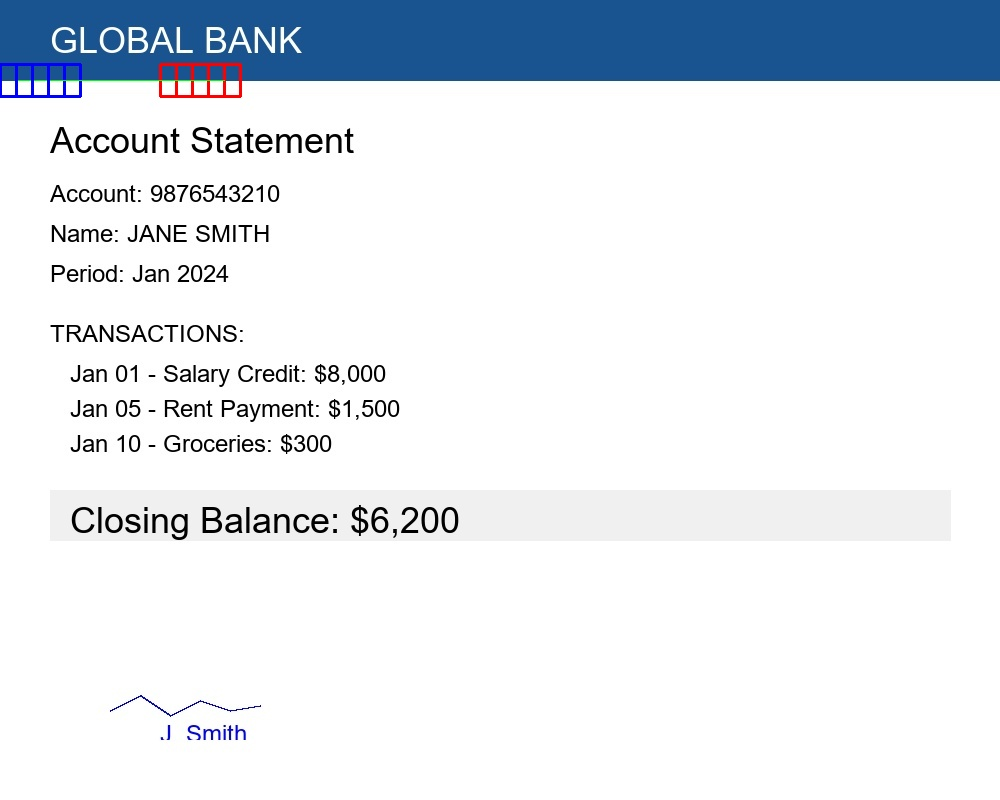
#> input picture data/sample_documents/advanced_bank_authentic_copymove_analysis.jpg, 1000 x 800 px; its folder holds only this picture in this run
$ python test_quick_segmentation.py   (older library calls are emulated)
#> lines starting #> are read from the running program, lines starting #| are printed output that depends on the picture
### src/cv_module/__init__.py
"""
Computer Vision Module Initialization
Configures OCR engine path for Windows
"""

import pytesseract
import os

# Set Tesseract path for Windows
# Check common installation locations
possible_paths = [
    r'C:\Program Files\Tesseract-OCR\tesseract.exe',
    r'C:\Program Files (x86)\Tesseract-OCR\tesseract.exe',
    r'C:\Users\Shravani\AppData\Local\Programs\Tesseract-OCR\tesseract.exe'
]

# Find which path exists
tesseract_found = False
for path in possible_paths:
    if os.path.exists(path):
        pytesseract.pytesseract.tesseract_cmd = path
        tesseract_found = True
        print(f"✅ Tesseract found at: {path}")
        break

if not tesseract_found:
    print("⚠️  Tesseract not found in common locations")
    print("Please set path manually in src/cv_module/__init__.py")

### src/fraud_detector.py
"""
TruthLens - Integrated Fraud Detection System
Combines ELA, Copy-Move (with segmentation), and Font Analysis
"""

import cv2
import numpy as np
from src.cv_module.ela_detector import ELADetector
from src.cv_module.copymove_detector import CopyMoveDetector
from src.cv_module.font_analyzer import FontAnalyzer
from src.utils.document_segmenter import DocumentSegmenter


class FraudDetector:
    """
    Integrated fraud detection system combining multiple detection methods
    """

    def __init__(self, use_segmentation=True):
        """
        Initialize all detection modules

        Args:
            use_segmentation (bool): Whether to use semantic segmentation for Copy-Move
        """
        self.ela_detector = ELADetector()
        self.copymove_detector = CopyMoveDetector()
        self.font_analyzer = FontAnalyzer()
        self.segmenter = DocumentSegmenter() if use_segmentation else None
        self.use_segmentation = use_segmentation

        print("🚀 FraudDetector initialized")
        print(f"   📊 Segmentation: {'ENABLED' if use_segmentation else 'DISABLED'}")

    def analyze_document(self, image_path, verbose=True):
        """
        Run complete fraud analysis on a document

        Args:
            image_path (str): Path to document image
            verbose (bool): Print detailed results

        Returns:
            dict: Complete analysis results
        """
        if verbose:
            print("\n" + "="*70)
            print("🔍 TRUTHLENS FRAUD ANALYSIS")
            print("="*70)
            print(f"📄 Document: {image_path}")
            print("-"*70)

        # Load image
        img = cv2.imread(image_path)
        if img is None:
            return {
                'error': 'Could not load image',
                'fraud_detected': False
            }

        # Get text regions if segmentation enabled
        text_regions = None
        if self.use_segmentation and self.segmenter:
            text_regions = self.segmenter.get_text_regions(image_path)
            if verbose and text_regions:
                print(f"   ℹ️  Segmentation: {len(text_regions)} text regions excluded")

        # 1. ELA Detection
        if verbose:
            print("\n1️⃣  ERROR LEVEL ANALYSIS (ELA)")

        ela_score = self.ela_detector.detect(image_path)
        ela_suspicious = ela_score > 50  # Threshold: 50/100

        if verbose:
            print(f"   Score: {ela_score:.2f}/100")
            print(f"   Status: {'🚨 SUSPICIOUS' if ela_suspicious else '✅ CLEAN'}")

        # 2. Copy-Move Detection (with segmentation)
        if verbose:
            print("\n2️⃣  COPY-MOVE FORGERY DETECTION")

        copymove_result = self.copymove_detector.detect(
            image_path,
            text_regions=text_regions
        )
        copymove_suspicious = copymove_result['num_duplicates'] > 5

        if verbose:
            print(f"   Duplicates found: {copymove_result['num_duplicates']}")
            print(f"   Status: {'🚨 SUSPICIOUS' if copymove_suspicious else '✅ CLEAN'}")

        # 3. Font Analysis
        if verbose:
            print("\n3️⃣  FONT CONSISTENCY ANALYSIS")

        font_result = self.font_analyzer.analyze(image_path)
        font_suspicious = font_result['is_suspicious']

        if verbose:
            print(f"   Unique fonts: {font_result['unique_fonts']}")
            print(f"   Variation: {font_result['variation']:.1f}%")
            print(f"   Status: {'🚨 SUSPICIOUS' if font_suspicious else '✅ CLEAN'}")

        # 4. Combined Decision
        suspicious_count = sum([ela_suspicious, copymove_suspicious, font_suspicious])
        fraud_detected = suspicious_count >= 2  # At least 2 detectors agree

        # Calculate overall confidence
        confidence = (
            (ela_score if ela_suspicious else (100 - ela_score)) +
            (min(copymove_result['num_duplicates'] * 5, 100) if copymove_suspicious else 0) +
            (font_result['variation'] if font_suspicious else 0)
        ) / 3
        confidence = min(confidence, 100)

        if verbose:
            print("\n" + "="*70)
            print("📊 FINAL VERDICT")
            print("="*70)
            print(f"   Suspicious detectors: {suspicious_count}/3")
            print(f"   Overall confidence: {confidence:.1f}%")
            print(f"   Decision: {'🚨 FRAUD DETECTED' if fraud_detected else '✅ AUTHENTIC'}")
            print("="*70 + "\n")

        return {
            'fraud_detected': bool(fraud_detected),
            'confidence': float(confidence),
            'ela_score': float(ela_score),
            'ela_suspicious': bool(ela_suspicious),
            'copymove_duplicates': int(copymove_result['num_duplicates']),
            'copymove_suspicious': bool(copymove_suspicious),
            'font_variation': float(font_result['variation']),
            'font_suspicious': bool(font_suspicious),
            'suspicious_count': int(suspicious_count),
            'segmentation_used': bool(self.use_segmentation),
            'text_regions_excluded': int(len(text_regions) if text_regions else 0)
        }

    # [38 lines left out: function batch_analyze, not called in this run]

    def compare_with_without_segmentation(self, image_path):
        """
        Compare results with and without segmentation

        Args:
            image_path (str): Path to document image

        Returns:
            dict: Comparison results
        """
        print("\n" + "="*70)
        print("🔬 SEGMENTATION COMPARISON TEST")
        print("="*70)
        print(f"📄 Document: {image_path}")
        print("="*70)

        # Test WITHOUT segmentation
        print("\n🔹 TEST 1: WITHOUT SEGMENTATION")
        print("-"*70)
        self.use_segmentation = False
        self.segmenter = None
        result_without = self.analyze_document(image_path, verbose=True)

        # Test WITH segmentation
        print("\n🔹 TEST 2: WITH SEGMENTATION")
        print("-"*70)
        self.use_segmentation = True
        self.segmenter = DocumentSegmenter()
        result_with = self.analyze_document(image_path, verbose=True)

        # Comparison
        print("\n" + "="*70)
        print("📊 COMPARISON RESULTS")
        print("="*70)
        print(f"   Copy-Move Duplicates:")
        print(f"      Without segmentation: {result_without['copymove_duplicates']}")
        print(f"      With segmentation:    {result_with['copymove_duplicates']}")

        improvement = result_without['copymove_duplicates'] - result_with['copymove_duplicates']
        print(f"      Reduction: {improvement}")
        print(f"\n   Text regions excluded: {result_with['text_regions_excluded']}")
        print(f"\n   Final verdict:")
        print(f"      Without segmentation: {'🚨 FRAUD' if result_without['fraud_detected'] else '✅ AUTHENTIC'}")
        print(f"      With segmentation:    {'🚨 FRAUD' if result_with['fraud_detected'] else '✅ AUTHENTIC'}")
        print("="*70 + "\n")

        return {
            'without_segmentation': result_without,
            'with_segmentation': result_with,
            'improvement': improvement
        }


# Testing function
# [31 lines left out: function test_integrated_system, not called in this run]


# [2 lines that do not run on import are left out]

### src/cv_module/ela_detector.py
"""
Error Level Analysis (ELA) Detector
Detects image manipulation by analyzing JPEG compression artifacts
"""

import cv2
import numpy as np
from PIL import Image
import os


class ELADetector:
    """Detects image manipulation using Error Level Analysis"""

    def __init__(self, quality=95):
        """
        Initialize ELA detector

        Args:
            quality (int): JPEG compression quality for ELA (0-100)
        """
        self.quality = quality

    def detect(self, image_path):
        """
        Perform ELA detection on an image

        Args:
            image_path (str): Path to the image file

        Returns:
            float: ELA score (0-100, higher = more suspicious)
        """
        try:
            # Load original image
            original = Image.open(image_path).convert('RGB')

            # Save as JPEG with specified quality
            temp_path = 'temp_ela.jpg'
            original.save(temp_path, 'JPEG', quality=self.quality)

            # Load recompressed image
            compressed = Image.open(temp_path).convert('RGB')

            # Convert to numpy arrays
            original_arr = np.array(original)
            compressed_arr = np.array(compressed)

            # Calculate pixel-wise difference
            diff = cv2.absdiff(original_arr, compressed_arr)

            # Convert to grayscale
            diff_gray = cv2.cvtColor(diff, cv2.COLOR_RGB2GRAY)

            # Calculate ELA score (normalized standard deviation)
            ela_score = np.std(diff_gray) / 255.0 * 100

            # Clean up temp file
            if os.path.exists(temp_path):
                os.remove(temp_path)

            return ela_score

        except Exception as e:
            print(f"⚠️  ELA detection failed: {e}")
            return 0.0


# Test function
# [23 lines left out: function test_ela, not called in this run]


# [2 lines that do not run on import are left out]

### src/cv_module/copymove_detector.py
"""
Copy-Move Forgery Detection Module
Detects duplicated regions in documents (copy-paste fraud)
With semantic segmentation support to exclude text regions
"""

import cv2
import numpy as np


class CopyMoveDetector:
    """Detects copy-move forgery in document images"""

    def __init__(self, block_size=16, threshold=0.9):
        """
        Initialize detector

        Args:
            block_size (int): Size of blocks for comparison (16x16 pixels)
            threshold (float): Similarity threshold (0-1)
        """
        self.block_size = block_size
        self.threshold = threshold

    def _is_in_text_region(self, bx, by, text_regions, margin=5):
        """
        Check if a block overlaps with any text region

        Args:
            bx, by: Block top-left coordinates
            text_regions: List of (x, y, w, h) tuples
            margin: Extra margin around text regions

        Returns:
            bool: True if block is in text region
        """
        if not text_regions:
            return False

        block_right = bx + self.block_size
        block_bottom = by + self.block_size

        for tx, ty, tw, th in text_regions:
            # Add margin to text region
            text_left = tx - margin
            text_top = ty - margin
            text_right = tx + tw + margin
            text_bottom = ty + th + margin

            # Check for overlap
            if not (block_right < text_left or
                   bx > text_right or
                   block_bottom < text_top or
                   by > text_bottom):
                return True

        return False

    def _extract_blocks(self, img, text_regions=None):
        """
        Extract blocks from image, excluding text regions

        Args:
            img: Grayscale image
            text_regions: List of (x, y, w, h) text regions to exclude

        Returns:
            dict: {position: block_features}
        """
        height, width = img.shape
        blocks = {}

        for y in range(0, height - self.block_size, self.block_size // 2):
            for x in range(0, width - self.block_size, self.block_size // 2):
                # Skip if in text region
                if self._is_in_text_region(x, y, text_regions):
                    continue

                block = img[y:y + self.block_size, x:x + self.block_size]

                # Skip if block is too small
                if block.shape[0] < self.block_size or block.shape[1] < self.block_size:
                    continue

                # Calculate block features
                std = np.std(block)
                mean = np.mean(block)

                # Enhanced filtering for uniform regions
                if std < 15:  # Increased threshold
                    continue

                # Filter out pure white/black regions
                if mean > 240 or mean < 15:
                    continue

                # Check for edge content (real structure vs uniform)
                edges = cv2.Laplacian(block, cv2.CV_64F)
                edge_intensity = np.std(edges)

                if edge_intensity < 5:  # Not enough structure
                    continue

                # Use block statistics as features
                features = (std, mean, edge_intensity)
                blocks[(x, y)] = features

        return blocks

    def detect(self, image_path, text_regions=None, visualize=False):
        """
        Detect copy-move forgery with optional text region exclusion

        Args:
            image_path (str): Path to image
            text_regions (list): List of (x, y, w, h) text regions to exclude
            visualize (bool): Whether to save visualization

        Returns:
            dict: Detection results
        """
        # Load and convert to grayscale
        img = cv2.imread(image_path)
        if img is None:
            return {
                'num_duplicates': 0,
                'duplicate_pairs': [],
                'text_regions_excluded': 0
            }

        gray = cv2.cvtColor(img, cv2.COLOR_BGR2GRAY)

        # Extract blocks (excluding text regions)
        blocks = self._extract_blocks(gray, text_regions)

        if len(blocks) < 2:
            return {
                'num_duplicates': 0,
                'duplicate_pairs': [],
                'text_regions_excluded': len(text_regions) if text_regions else 0
            }

        # Find similar blocks
        duplicate_pairs = []
        positions = list(blocks.keys())

        for i in range(len(positions)):
            for j in range(i + 1, len(positions)):
                pos1, pos2 = positions[i], positions[j]
                features1, features2 = blocks[pos1], blocks[pos2]

                # Skip if blocks are too close (same region)
                distance = np.sqrt((pos1[0] - pos2[0])**2 + (pos1[1] - pos2[1])**2)
                if distance < self.block_size * 2:
                    continue

                # Compare features
                std_diff = abs(features1[0] - features2[0])
                mean_diff = abs(features1[1] - features2[1])
                edge_diff = abs(features1[2] - features2[2])

                # Similarity check (all features must match)
                if std_diff < 5 and mean_diff < 10 and edge_diff < 3:
                    duplicate_pairs.append((pos1, pos2))

        # Visualize if requested
        if visualize and duplicate_pairs:
            self._visualize_duplicates(img, duplicate_pairs,
                                      f"{image_path.replace('.jpg', '_copymove.jpg')}")

        return {
            'num_duplicates': len(duplicate_pairs),
            'duplicate_pairs': duplicate_pairs,
            'text_regions_excluded': len(text_regions) if text_regions else 0
        }

    # [38 lines left out: functions _visualize_duplicates, test_copymove, not called in this run]


# [2 lines that do not run on import are left out]

### src/cv_module/font_analyzer.py
"""
Font Analysis Module
Detects font inconsistencies in documents using OCR
"""

import cv2
import pytesseract
from collections import Counter


class FontAnalyzer:
    """Analyzes font consistency in documents"""

    def __init__(self):
        """Initialize font analyzer"""
        # Tesseract path configured in __init__.py
        pass

    def analyze(self, image_path):
        """
        Analyze font consistency in a document

        Args:
            image_path (str): Path to document image

        Returns:
            dict: Analysis results
        """
        try:
            # Load image
            img = cv2.imread(image_path)
            if img is None:
                return self._empty_result()

            # Convert to RGB for Tesseract
            rgb = cv2.cvtColor(img, cv2.COLOR_BGR2RGB)

            # Get detailed OCR data
            data = pytesseract.image_to_data(rgb, output_type=pytesseract.Output.DICT)

            # Extract font sizes
            font_sizes = []
            for i, conf in enumerate(data['conf']):
                if int(conf) > 30:  # Only confident detections
                    height = data['height'][i]
                    if height > 0:
                        font_sizes.append(height)

            if not font_sizes:
                return self._empty_result()

            # Count unique font sizes
            font_counter = Counter(font_sizes)
            unique_fonts = len(font_counter)

            # Calculate variation (coefficient of variation)
            import numpy as np
            mean_size = np.mean(font_sizes)
            std_size = np.std(font_sizes)
            variation = (std_size / mean_size * 100) if mean_size > 0 else 0

            # Determine if suspicious
            # Multiple fonts OR high variation = suspicious
            is_suspicious = unique_fonts > 5 or variation > 30

            return {
                'unique_fonts': unique_fonts,
                'variation': variation,
                'is_suspicious': is_suspicious,
                'font_sizes': list(font_counter.keys())
            }

        except Exception as e:
            print(f"⚠️  Font analysis failed: {e}")
            return self._empty_result()

    # [35 lines left out: functions _empty_result, test_font_analyzer, not called in this run]


# [2 lines that do not run on import are left out]

### src/utils/document_segmenter.py
"""
Document Segmentation Module
Identifies text regions in documents to exclude from Copy-Move detection
"""

import cv2
import pytesseract

# Configure Tesseract path (Windows)
pytesseract.pytesseract.tesseract_cmd = r'C:\Program Files\Tesseract-OCR\tesseract.exe'


class DocumentSegmenter:
    """Segments documents to identify text regions"""

    def __init__(self):
        """Initialize the segmenter"""
        # Verify Tesseract is available
        try:
            pytesseract.get_tesseract_version()
            print("✅ Tesseract found at:", pytesseract.pytesseract.tesseract_cmd)
        except Exception as e:
            print(f"❌ Tesseract not found: {e}")
            raise

    # [100 lines left out: functions get_text_regions, visualize_text_regions, test_segmenter, not called in this run]


# [2 lines that do not run on import are left out]

### test_quick_segmentation.py
"""
Quick segmentation test - just first 3 documents
"""

from src.fraud_detector import FraudDetector
import os

def quick_test():
    """Test segmentation on first 3 documents only"""

    doc_folder = 'data/sample_documents'
    all_docs = []

    if os.path.exists(doc_folder):
        for file in os.listdir(doc_folder):
            if file.endswith(('.jpg', '.png')):
                all_docs.append(os.path.join(doc_folder, file))

    # Only test first 3
    test_docs = all_docs[:3]

    print("\n" + "="*70)
    print("🧪 QUICK SEGMENTATION TEST (3 documents)")
    print("="*70)

    detector = FraudDetector(use_segmentation=True)

    for doc_path in test_docs:
        print(f"\n📄 Testing: {os.path.basename(doc_path)}")
        comparison = detector.compare_with_without_segmentation(doc_path)
#> in analyze_document, img is the input picture: shape (800, 1000, 3); mean B, G, R 238.3, 232.2, 226.8
#> in detect, `diff_gray = cv2.cvtColor(diff, cv2.COLOR_RGB2GRAY)`:
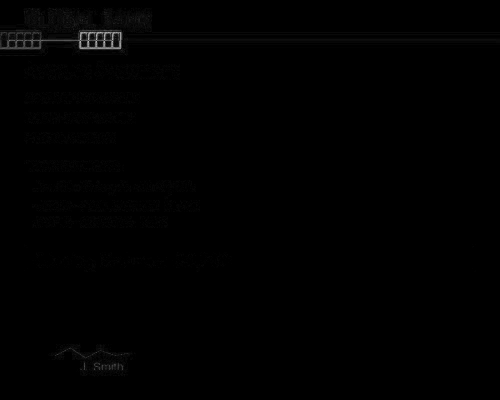
#> diff_gray: shape (800, 1000) (shown at 1/2 size); min 0, max 27, mean 0.1; drawn with min black and max white
#> in detect, `ela_score = np.std(diff_gray) / 255.0 * 100`: ela_score = 0.3
#> in analyze_document, `ela_suspicious = ela_score > 50`: ela_suspicious = False
#|    Score: 0.30/100
#|    Status: ✅ CLEAN
#> in detect, `gray = cv2.cvtColor(img, cv2.COLOR_BGR2GRAY)`:
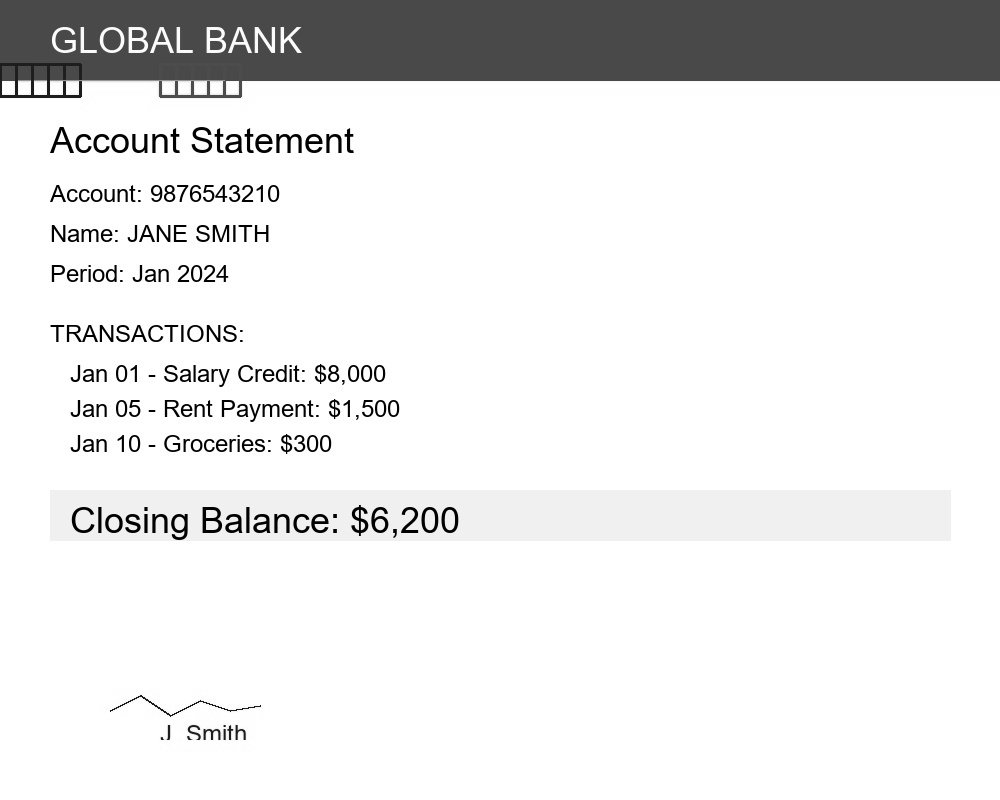
#> gray: shape (800, 1000); min 0, max 255, mean 231.3
#> after the loop in _extract_blocks, `for y in range(0, height - self.block_size, self.block_size // 2):`: blocks = 1507 items
#> in detect, `positions = list(blocks.keys())`: positions = 1507 pairs, first value 0 to 976, second value 16 to 736
#> after the loop in detect, `for i in range(len(positions)):`: duplicate_pairs = 11047 items
#> in analyze_document, `copymove_result = self.copymove_detector.detect( image_path, text_regi..`: copymove_result = 3 items
#> in analyze_document, `copymove_suspicious = copymove_result['num_duplicates'] > 5`: copymove_suspicious = True
#|    Duplicates found: 11047
#|    Status: 🚨 SUSPICIOUS

        print(f"\n✅ Result:")
        print(f"   Reduction: {comparison['improvement']} duplicates")
        print(f"   Text regions: {comparison['with_segmentation']['text_regions_excluded']}")

if __name__ == "__main__":
    quick_test()
#> (the call stopped at in analyze, `data = pytesseract.image_to_data(rgb, output_type=pytesseract.Output.D..`: pytesseract is not available in this run)
